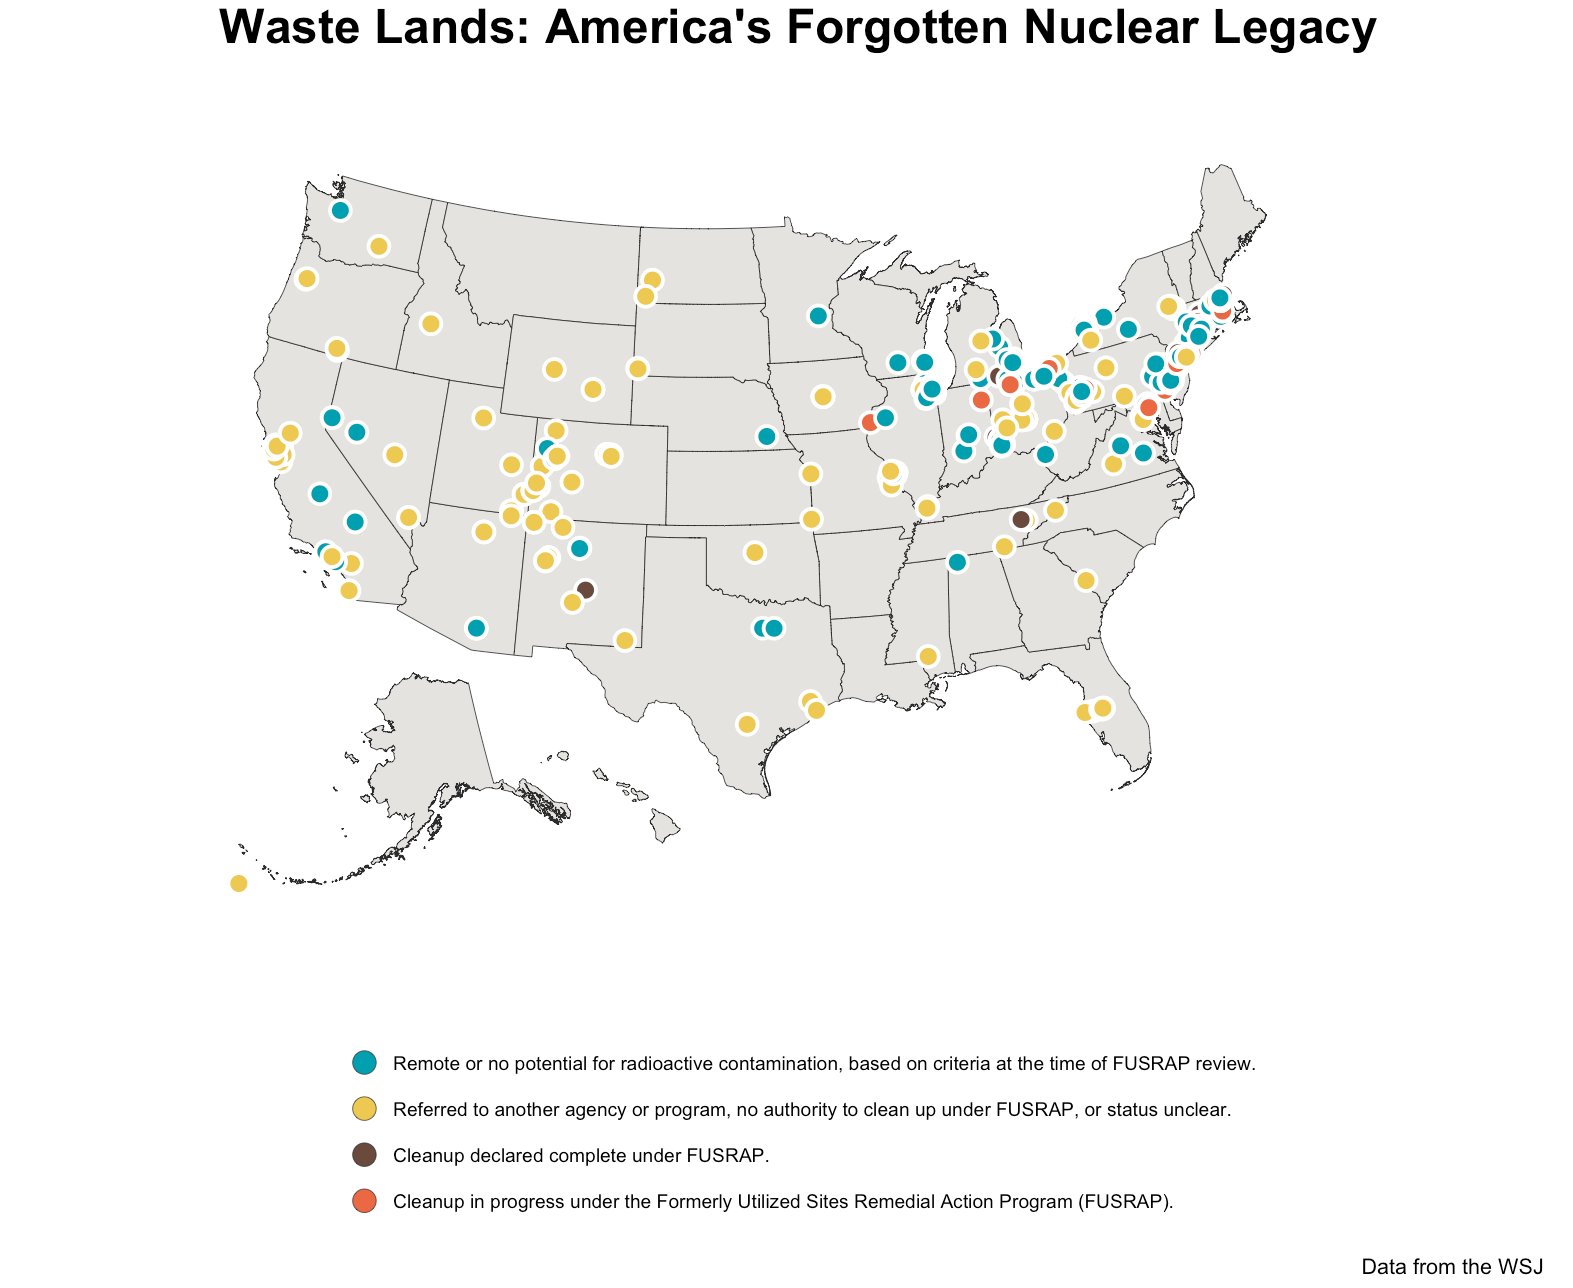

R code for this plot:
library(albersusa) # devtools::install_github("hrbrmstr/hrbrmisc")
library(rgeos)
library(maptools)
library(ggplot2)
library(ggalt)
library(ggthemes)
library(jsonlite)
library(tidyr)
library(dplyr)
library(purrr)

#' WSJ Waste Lands: http://projects.wsj.com/waste-lands/
#' Data from: http://www.lm.doe.gov/default.aspx?id=2602 &
#'            http://www.cdc.gov/niosh/ocas/ocasawe.html

sites <- fromJSON("sites.json", flatten=TRUE)

#' need to replace the 0-length data.frames with at least one row of `NA`s
#' so we can safely `unnest()` them later

sites$locations <- map(sites$locations, function(x) {
  if (nrow(x) == 0) {
    data_frame(latitude=NA, longitude=NA, postal_code=NA, name=NA, street_address=NA)
  } else {
    x
  }
})

#' we'll need this later

sites$site.rating <- factor(sites$site.rating,
                           levels=c(3:0),
                           labels=c("Remote or no potential for radioactive contamination, based on criteria at the time of FUSRAP review.",
                                    "Referred to another agency or program, no authority to clean up under FUSRAP, or status unclear.",
                                    "Cleanup declared complete under FUSRAP.",
                                    "Cleanup in progress under the Formerly Utilized Sites Remedial Action Program (FUSRAP)."))

#' One teensy discrepancy:

nrow(sites)

#' ## [1] 517
#'
#' The stacked bars total on the WSJ site is 515.
#' Further complication is that sites$locations is a list column with nested
#' data.frames:

sites <- unnest(sites)

nrow(sites)

#' ## [1] 549

sum(complete.cases(sites[,c("longitude", "latitude")]))

#' ## [1] 352
#'
#' So, just mapping long/lat is going to miss part of the story. But, I'm just
#' providing a kick-start for folks, so I'll just map long/lat :-)

glimpse(sites)

#' ## Observations: 549
#' ## Variables: 11
#' ## $ site.city      (chr) "Flint", "Albuquerque", "Buffalo", "Los...
#' ## $ site.name      (chr) "AC Spark Plug, Dort Highway Plant", "A...
#' ## $ site.rating    (fctr) Remote or no potential for radioactive...
#' ## $ site.state     (chr) "MI", "NM", "NY", "NM", "PA", "NY", "OH...
#' ## $ site.state_ap  (chr) "Mich.", "N.M.", "N.Y.", "N.M.", "Pa.",...
#' ## $ site.slug      (chr) "1-ac-spark-plug-dort-highway-plant", "...
#' ## $ latitude       (dbl) 43.02938, NA, NA, 35.88883, 39.95295, 4...
#' ## $ longitude      (dbl) -83.65525, NA, NA, -106.30502, -75.5927...
#' ## $ postal_code    (chr) "48506", NA, NA, "87544", "19382", "100...
#' ## $ name           (chr) "", NA, NA, "", "", "", "Former Buildin...
#' ## $ street_address (chr) "1300 North Dort Highway", NA, NA, "Pue...

#' Note that `site.slug` can be used with this URL:
#' `http://projects.wsj.com/waste-lands/site/SITE.SLUG.HERE/` to get to
#' detail pages on the WSJ site.

#' I want to use my `albersusa` mutated U.S. shapefile for this (NOTE: I'm moving
#' `albersus` into one of the rOpenSci pacakges soon vs publishing it standalone to CRAN)
#' so I need to mutate the Alaska points (there are no Hawaii points).
#' This step is *not necessary* unless you plan on displaying points on this
#' mutated map. I also realized I need to provide a mutated projection translation
#' function for AK & HI for the mutated Albers mapss.

tmp  <- data.frame(dplyr::select(filter(sites, site.state=="AK"), longitude, latitude))
coordinates(tmp) <- ~longitude+latitude
proj4string(tmp) <- CRS(us_longlat_proj)
tmp <- spTransform(tmp, CRS(us_laea_proj))
tmp <- elide(tmp, rotate=-50)
tmp <- elide(tmp, scale=max(apply(bbox(tmp), 1, diff)) / 2.3)
tmp <- elide(tmp, shift=c(-2100000, -2500000))
proj4string(tmp) <- CRS(us_laea_proj)
tmp <- spTransform(tmp, us_longlat_proj)
tmp <- as.data.frame(tmp)

sites[sites$site.state=="AK",]$longitude <- tmp$x
sites[sites$site.state=="AK",]$latitude <- tmp$y

#' and now we plot the sites

us_map <- fortify(usa_composite(), region="name")

gg <- ggplot()
gg <- gg + geom_map(data=us_map, map=us_map,
                    aes(x=long, y=lat, map_id=id),
                    color="#2b2b2b", size=0.15, fill="#e5e3df")
gg <- gg + geom_point(dat=sites, aes(x=longitude, y=latitude, fill=site.rating),
                      shape=21, color="white", stroke=1, alpha=1, size=3)
gg <- gg + scale_fill_manual(name="", values=c("#00a0b0", "#edc951", "#6a4a3c", "#eb6841"))
gg <- gg + coord_proj(us_laea_proj)
gg <- gg + guides(fill=guide_legend(override.aes=list(alpha=1, stroke=0.2, color="#2b2b2b", size=4)))
gg <- gg + labs(title="Waste Lands: America's Forgotten Nuclear Legacy",
                 caption="Data from the WSJ")
gg <- gg + theme_map()
gg <- gg + theme(legend.position="bottom")
gg <- gg + theme(legend.direction="vertical")
gg <- gg + theme(legend.key=element_blank())
gg <- gg + theme(plot.title=element_text(size=18, face="bold", hjust=0.5))
gg
